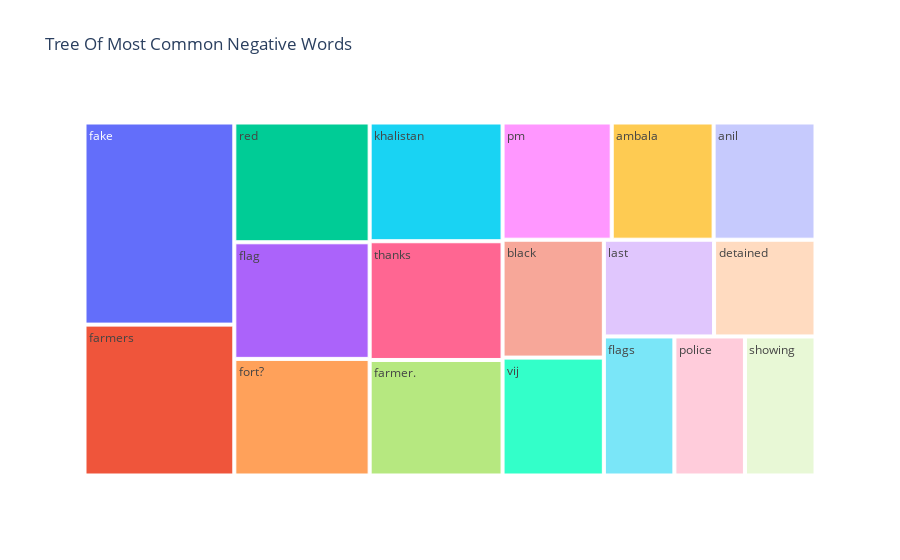

The code cell stored with this chart in its notebook:
### Markdown cell above
**Let's check the `Top 20` common Negatvie words**

### Code cell
# Most common negative words
top = Counter([item for item in n_words_sr])
temp_neg = pd.DataFrame(top.most_common(20))
temp_neg = temp_neg.iloc[2:,:]
temp_neg.columns = ['Common_words','count']

# Creating a treemap of negative words
fig = px.treemap(temp_neg, path=['Common_words'], values='count',title='Tree Of Most Common Negative Words')
fig.show()

### Figure 1 — Plotly figure (JSON) as saved in the notebook; plotly's stock layout.template omitted (floating-point values rounded to 4 significant figures)
{"data": [{"branchvalues": "total", "domain": {"x": [0, 1], "y": [0, 1]}, "hovertemplate": "labels=%{label}<br>count=%{value}<br>parent=%{parent}<br>id=%{id}<extra></extra>", "ids": ["ambala", "anil", "black", "detained", "fake", "farmer.", "farmers", "flag", "flags", "fort?", "khalistan", "last", "pm", "police", "red", "showing", "thanks", "vij"], "labels": ["ambala", "anil", "black", "detained", "fake", "farmer.", "farmers", "flag", "flags", "fort?", "khalistan", "last", "pm", "police", "red", "showing", "thanks", "vij"], "name": "", "parents": ["", "", "", "", "", "", "", "", "", "", "", "", "", "", "", "", "", ""], "type": "treemap", "values": [28, 28, 28, 23, 71, 36, 53, 37, 23, 37, 37, 25, 30, 23, 38, 23, 37, 28]}], "layout": {"legend": {"tracegroupgap": 0}, "title": {"text": "Tree Of Most Common Negative Words"}}}
